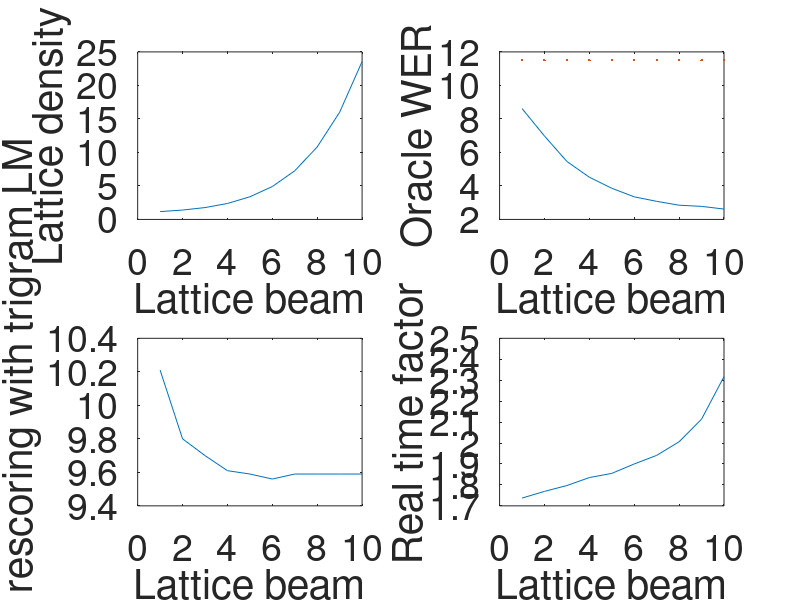
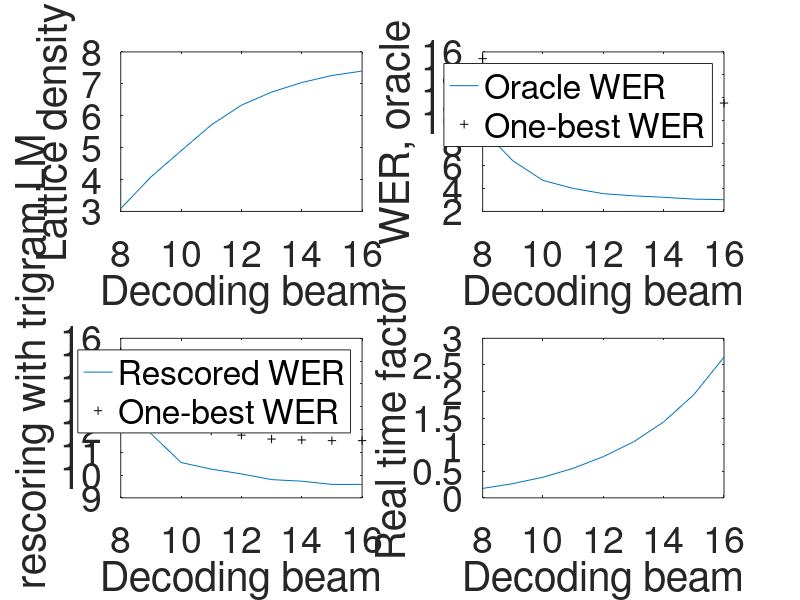

Recreate these plots in MATLAB, in order.

figure(1)
hold off
markersize = 8;
labelsz = 23;
#set(0,"Defaulttextfontsize",labelsz) 


%beam = [15.0         15.0       15.0       15.0       15.0         15.0        15.0        15.0        15.0         15.0]

latbeam = [10.0          9.0        8.0        7.0        6.0          5.0         4.0         3.0         2.0          1.0 ];
density =  [23.56        16.0       10.82       7.26       4.91         3.38        2.38        1.77        1.4          1.17];
realtime = [2.317        2.114      2.006      1.941      1.900        1.855       1.835       1.797       1.769        1.737];
baseline_err = [  11.51        11.51      11.51      11.51      11.51        11.51       11.51       11.51       11.51        11.51 ];
baseline_num_err =[  227          227        227         227        227          227          227        227          227         227];
oracle = [  2.62         2.78       2.85       3.08       3.35         3.86        4.52        5.46        6.98         8.62 ];
num_err = [93           96         96         101        105          116         129         147         168          191];
rescore_err =[ 9.59         9.59       9.59       9.59       9.56         9.59        9.61        9.70        9.80        10.21  ];
rescore_utt_wrong = [205          205          205        205       204          204         204         202         205          212 ];;

labelsz = 27;

set(1,"Defaulttextfontsize",labelsz) 
set(1,"Defaultaxesfontsize",labelsz) 

subplot(2,2,1)
plot(latbeam, density)
xlabel('Lattice beam');
ylabel('Lattice density');
subplot(2,2,2)
plot(latbeam, oracle);
hold on
plot(latbeam, baseline_err, '.');
hold off
xlabel('Lattice beam');
ylabel('Oracle WER');
subplot(2, 2, 3);
plot(latbeam, rescore_err);
xlabel('Lattice beam');
ylabel('WER, rescoring with trigram LM');
subplot(2, 2, 4);
plot(latbeam, realtime);
xlabel('Lattice beam');
ylabel('Real time factor');

print -F:23  -deps 'latbeam.eps'



decode_beam = [16.0        15.0          14.0       13.0      12.0         11.0         10.0       9.0          8.0];
%lattice beam: 7.0         7.0           7.0        7.0       7.0          7.0          7.0       7.0          7.0 0
density = [ 7.4         7.26          7.04       6.74      6.33         5.71         4.9       4.08         3.09 ];
realtime = [ 2.646       1.941         1.428      1.052     0.775        0.555        0.388     0.267        0.177 ];
wer = [ 11.51        11.51        11.54      11.58     11.75        11.93        12.32      13.47        15.41 ];
%227          227          227        227       228          228          229        236          246
oracle = [ 3.03         3.08         3.24       3.37      3.56         4.02         4.72       6.45         9.18 ];
%100          101          105        108       112          119          128        153          184
rescore = [ 9.59         9.59         9.73       9.80      10.05        10.26        10.55      11.82        13.79  ];
%205          205          206        206       207          209          208        220          235


subplot(2,2,1)
plot(decode_beam, density)
xlabel('Decoding beam');
ylabel('Lattice density');
subplot(2,2,2)
plot(decode_beam, oracle);
hold on
plot(decode_beam, wer, 'k+');
legend('Oracle WER', 'One-best WER')
xlabel('Decoding beam');
ylabel('WER, oracle');
hold off
subplot(2, 2, 3);
plot(decode_beam, rescore);
hold on
plot(decode_beam, wer, 'k+');
legend('Rescored WER', 'One-best WER')
xlabel('Decoding beam');
ylabel('WER, rescoring with trigram LM');
hold off
subplot(2, 2, 4);
plot(decode_beam, realtime);
xlabel('Decoding beam');
ylabel('Real time factor');

print -F:23  -deps 'decodebeam.eps'


